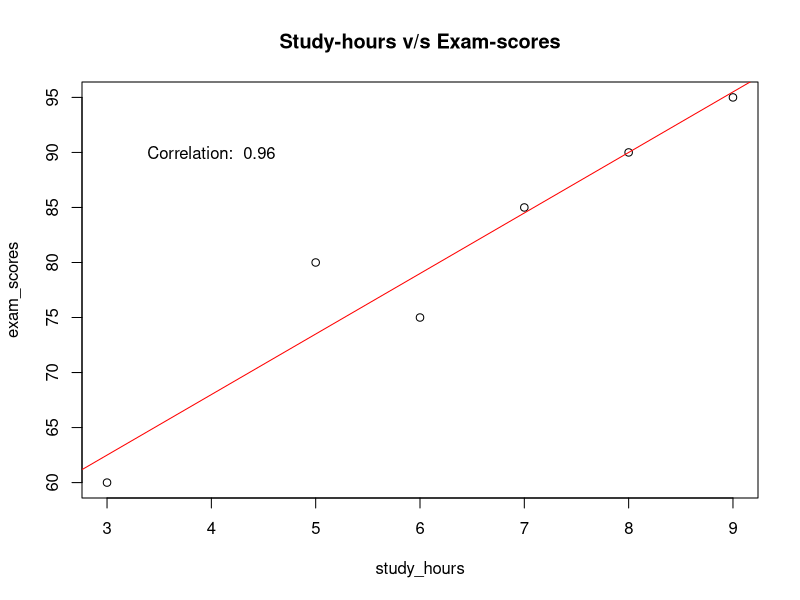

Recreate this plot in R.
# Co-relation
study_hours <- c(5, 7, 3, 8, 6, 9)
exam_scores <- c(80, 85, 60, 90, 75, 95)

c <- round(cor(study_hours, exam_scores), 2)

# Create Plot
plot(study_hours, exam_scores, main = 'Study-hours v/s Exam-scores')
abline(lm(exam_scores ~ study_hours), col='red')
text(4, 90, paste('Correlation: ', c))
